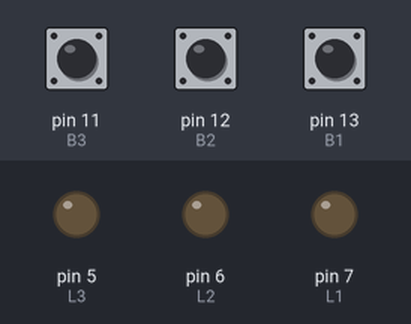
Recording of a sketch running on a simulated Arduino Uno, built with avr-gcc and run on an emulated ATmega328P. Shown: output pins drawn as LEDs (lit = HIGH). Dashed ring = blinking. Inputs (shaded band) come from the test bench; at power-on: pin 12 (B2) HIGH, pin 11 (B3) HIGH, pin 13 (B1) HIGH.

Above: at 1.2 s.
1.3 s: pin 12 (B2) pulled LOW for 0.15 s
At 1.8 s:
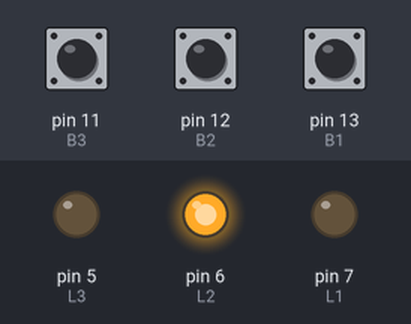
4.4 s: pin 11 (B3) pulled LOW for 3.2 s
At 8.2 s:
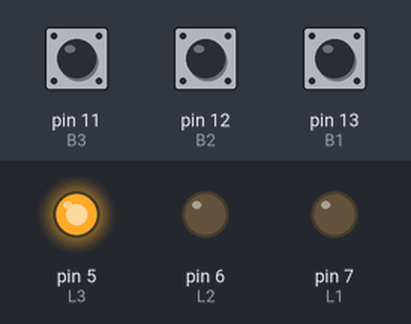
9.1 s: pin 13 (B1) pulled LOW for 1 s
At 9.25 s:
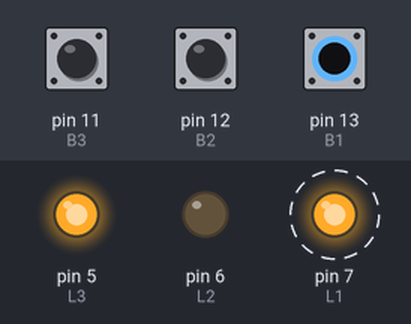
11.6 s: pin 13 (B1) pulled LOW for 0.15 s
At 12.2 s:
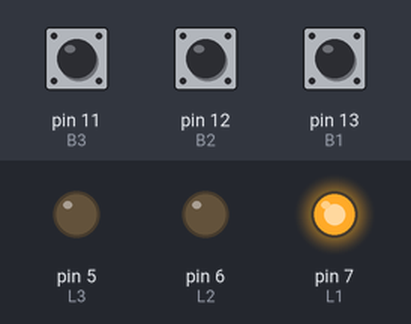
14.7 s: pin 13 (B1) pulled LOW for 3.2 s
At 14.85 s:
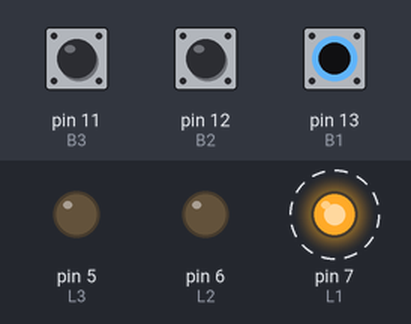
19.4 s: pin 12 (B2) pulled LOW for 3.2 s
At 21.9 s:
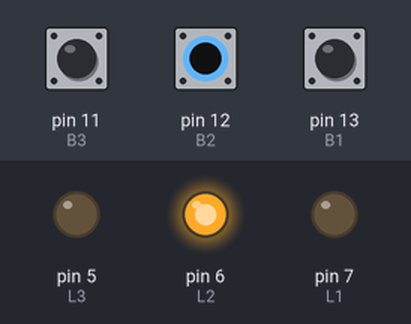
Timing chart, 0 to 25.6 s (numbered marks = the images above; inputs shaded):
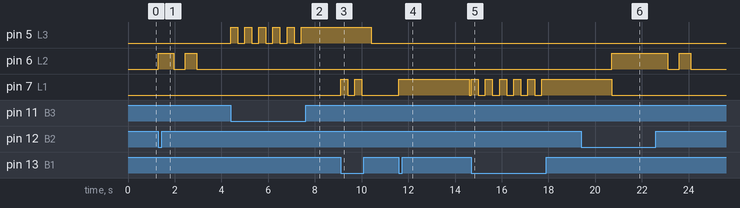

Measured:
- after the input at 1.3 s, pin 6 (L2): LOW → HIGH at once, → LOW 0.65 s later, → HIGH 0.50 s later, → LOW 0.50 s later
- after the input at 4.4 s, pin 5 (L3): alternates HIGH for 0.30 s and LOW for 0.30 s, 11 changes in all, then stays HIGH, starting at once
- after the input at 9.1 s, pin 7 (L1): alternates HIGH for 0.30 s and LOW for 0.30 s, 4 changes in all, then stays LOW, starting at once
- after the input at 11.6 s, pin 7 (L1): LOW → HIGH at once, → LOW 3.0 s later
- after the input at 14.7 s, pin 7 (L1): alternates HIGH for 0.30 s and LOW for 0.30 s, 11 changes in all, then stays HIGH, starting at once
- after the input at 19.4 s, pin 6 (L2): LOW → HIGH after 1.3 s, → LOW 2.4 s later, → HIGH 0.50 s later, → LOW 0.50 s later

The sketch:

B123.ino
```cpp
#define B1 13
#define B2 12
#define B3 11
#define L1 7
#define L2 6
#define L3 5
#define H HIGH
#define L LOW
long t1, t2, t3;

long lastMil1 = 0;
long lastMil2 = 0;
long lastMil2s = 0;
long lastMil3 = 0;
bool r = false, y = false, g = false;

void setup() {
  //Serial.begin(9600);
  pinMode(B1, INPUT_PULLUP);
  pinMode(B2, INPUT_PULLUP);
  pinMode(B3, INPUT_PULLUP);
  pinMode(L1, OUTPUT);
  pinMode(L2, OUTPUT);
  pinMode(L3, OUTPUT);
}

void loop() {
  int ReadSwitch1 = digitalRead(B1);
  int ReadSwitch2 = digitalRead(B2);
  int ReadSwitch3 = digitalRead(B3);


  ////////////////////////////////////////////////-----RED-----////////////////////////////////////////////////


  if (ReadSwitch1 == L && millis() - t1 > 300)
  {
    t1 = millis();
    if (r == false)
    {
      lastMil1 = millis();
      digitalWrite(L1, H);
      r = true;
    }
    else if (r == true)
    {
      digitalWrite(L1, L);
      r = false;
    }
  }

  if (millis() >= lastMil1 + 3000)
  {
    digitalWrite(L1, L);
    r = false;
  }


  ////////////////////////////////////////////////-----YELLOW-----////////////////////////////////////////////////

  if (digitalRead(L1) == L && digitalRead(L3) == L)
  {
    if (ReadSwitch2 == L)
    {
      lastMil2 = millis();
      lastMil2s = millis();
      //digitalWrite(L2, H);
      y = true;
    }

  }
      if (y == true) {
      if (millis() < lastMil2 + 500)
      {
        digitalWrite(L2, H);
      }
      else if (millis() >= lastMil2 + 500)
      {
        digitalWrite(L2, L);
      }

      if (millis() >= lastMil2 + 1000)
      {
        lastMil2 = millis();
        digitalWrite(L2, L);
      }
    }

      if (millis() >= lastMil2s + 2000)
    {
      y = false;
      digitalWrite(L2, L);
      lastMil2s = 0;
    }


  ////////////////////////////////////////////////-----GREEN-----////////////////////////////////////////////////
  if (digitalRead(L1) == L)
  {
    if (ReadSwitch3 == L && millis() - t3 > 300)
    {
      t3 = millis();
      if (g == false)
      {
        lastMil3 = millis();
        digitalWrite(L3, H);
        g = true;
      }
      else if (g == true)
      {
        digitalWrite(L3, L);
        g = false;
      }
    }
    if (millis() >= lastMil3 + 3000)
    {
      digitalWrite(L3, L);
      g = false;
    }
  }
}
```
